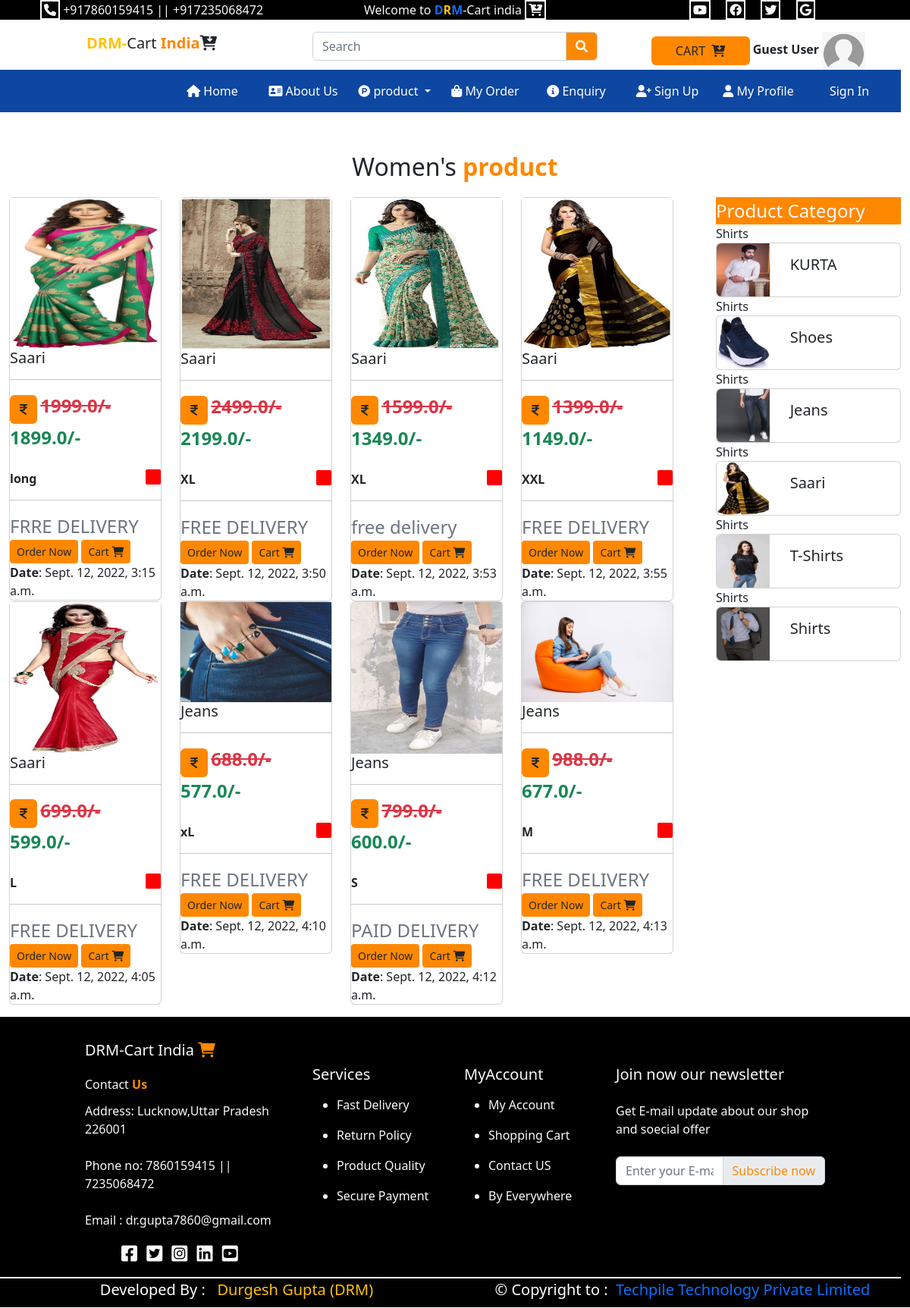
The app's page /user/womens/ with its own data.
### user/models.py (models this page shows)
class myproduct(models.Model):
    pprice=models.FloatField()
    dprice=models.FloatField()
    psize=models.CharField(max_length=20)
    pcolor=models.CharField(max_length=20)
    pdes=models.TextField()
    pdel=models.CharField(max_length=50)
    ppic=models.ImageField(upload_to='static/product/',default="")
    pdate=models.DateTimeField()
    pcategory=models.ForeignKey(category,on_delete=models.CASCADE,null=True)
    mcategory=models.ForeignKey(maincate,on_delete=models.CASCADE,null=True)

class category(models.Model):
    Name=models.CharField(max_length=20)
    CPic=models.ImageField(upload_to='static/category/',default="")
    def __str__(self):
        return self.Name

### user/views.py (the view)
# urls.py: path('womens/', views.womens),
def womens(request):
    cid = request.GET.get('msg')
    cat = category.objects.all().order_by('-id')
    d = myproduct.objects.all().filter(mcategory=2)
    if cid is not None:
        d=myproduct.objects.all().filter(mcategory=2, pcategory=cid)
    mydict = {"cats": cat, "data": d, "a": cid}
    return render(request, 'user/womens.html',mydict)

### templates/user/womens.html
{% extends 'base.html' %}
{% load static %}
{% block content %}
<div class="text-center py-3 fs-2">Women's <b class="txt_wcolor">product</b></b>
</div>
<div class="row">
    <div class="col-sm-9">
        <div class="row">
        {% for a in data %}
            <div class="col-sm-3">
                <div class="card">
                    <img src="/{{a.ppic}}" class="img-card-top" style="max-height:200px;"/>
                    <div class="cord-body">
                    <h5 class="card-title">{{a.pcategory}}</h5>
                    <hr class="divider"/>
                    <b class="btn btn bg-wcolor">
                        <i class="fa-solid fa-indian-rupee-sign"></i>
                    </b>
                    <b class="fs-4 text-danger"><s>{{a.pprice}}/-</s></b>
                    <b class="fs-4 text-success me-2">{{a.dprice}}/-</b><br><br>
                        <b class btn-sm-success txt-wcolor>{{a.psize}}</b>
                    <div style="height:20px; width:20px; background:red;border-radius:2px;" class="float-end"></div>
                          <hr class="divider"/>
                        <span class="text-muted fs-4">{{a.pdel}}</span><br/>
                        <a href="/user/viewproduct?abc={{a.id}}" class="btn btn-sm bg-wcolor">Order Now</a>
                        <a href="/user/viewproduct?msg={{a.id}}" class="btn btn-sm bg-wcolor">Cart
                        <i class="fa-solid fa-cart-shopping"></i></a>
                        <span clas="text-muted"><br/><b>Date</b>: {{a.pdate}}</span><br/>
                    </div>
                </div>
            </div>
       {% endfor %}
        </div>
    </div>
    <div class="col-sm-3">
        <ul lass="list-group">
            <li class="list-group-item fs-4 bg-wcolor text-light">Product Category</li>
            {% for x in cats %}
            <li class="list-group-item">Shirts
                <div class="card w-100">
  <div class="row g-0">
    <div class="col-md-4">
      <img src="/{{x.CPic}}"style="max-height:70px;" class="img-fluid rounded-start" alt="...">
    </div>
    <div class="col-md-8">
      <div class="card-body">
          <a href="/user/womens?msg={{x.id}}" class="text-dark" style="text-decoration:none">
        <h5 class="card-title">{{x.Name}}</h5>
                     </a>
      </div>
    </div>
  </div>
</div>
            </li>
            {% endfor %}
        </ul>
    </div>
</div>
{%  endblock%}

### records on screen
myproduct: ppic (picture), pcategory "Saari", pprice "1999.0", dprice "1899.0", psize "long", pdel "FRRE DELIVERY", pdate "Sept. 12, 2022, 3:15 a.m."
myproduct: ppic (picture), pcategory "Saari", pprice "2499.0", dprice "2199.0", psize "XL", pdel "FREE DELIVERY", pdate "Sept. 12, 2022, 3:50 a.m."
myproduct: ppic (picture), pcategory "Saari", pprice "1599.0", dprice "1349.0", psize "XL", pdel "free delivery", pdate "Sept. 12, 2022, 3:53 a.m."
myproduct: ppic (picture), pcategory "Saari", pprice "1399.0", dprice "1149.0", psize "XXL", pdel "FREE DELIVERY", pdate "Sept. 12, 2022, 3:55 a.m."
myproduct: ppic (picture), pcategory "Saari", pprice "699.0", dprice "599.0", psize "L", pdel "FREE DELIVERY", pdate "Sept. 12, 2022, 4:05 a.m."
myproduct: ppic (picture), pcategory "Jeans", pprice "688.0", dprice "577.0", psize "xL", pdel "FREE DELIVERY", pdate "Sept. 12, 2022, 4:10 a.m."
myproduct: ppic (picture), pcategory "Jeans", pprice "799.0", dprice "600.0", psize "S", pdel "PAID DELIVERY", pdate "Sept. 12, 2022, 4:12 a.m."
myproduct: ppic (picture), pcategory "Jeans", pprice "988.0", dprice "677.0", psize "M", pdel "FREE DELIVERY", pdate "Sept. 12, 2022, 4:13 a.m."
category: CPic (picture), Name "KURTA"
category: CPic (picture), Name "Shoes"
category: CPic (picture), Name "Jeans"
category: CPic (picture), Name "Saari"
category: CPic (picture), Name "T-Shirts"
category: CPic (picture), Name "Shirts"
